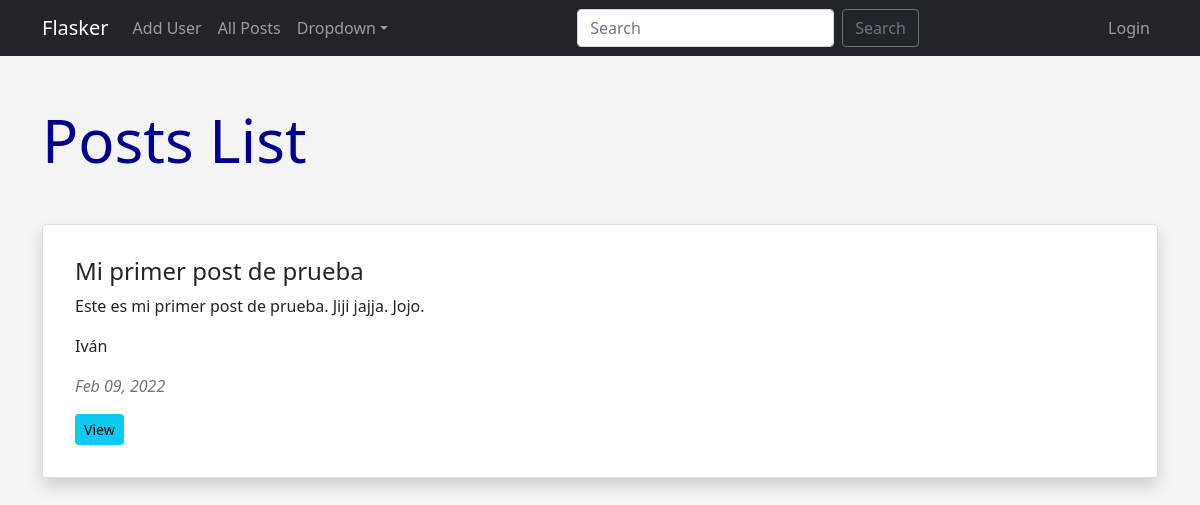
Before: /all-posts with the older database file.
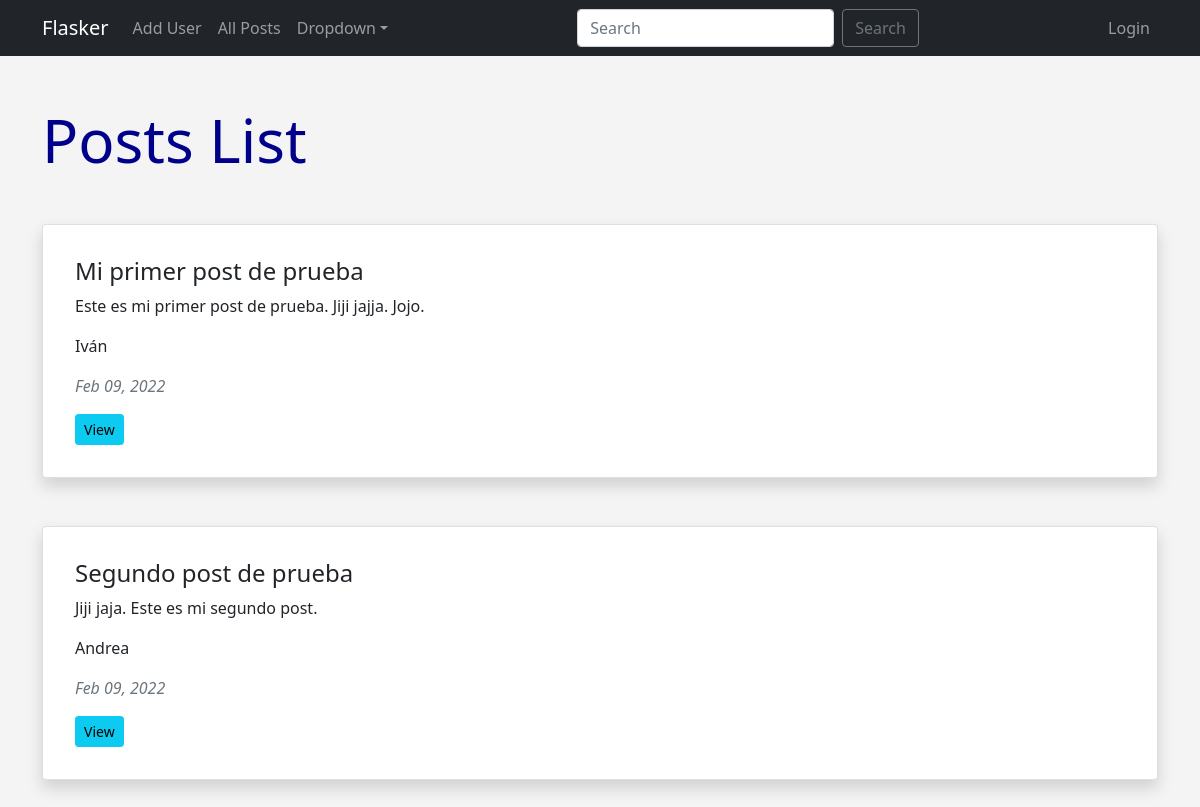
After: the same page with the newer database file.
### app.py (models this page shows, shortened)
class Posts(db.Model):
    id = db.Column(db.Integer, primary_key=True)
    title = db.Column(db.String(100), nullable=False)
    slug = db.Column(db.String(100), nullable=False, unique=True)
    author = db.Column(db.Integer, db.ForeignKey('users.id'))
    content = db.Column(db.Text, nullable=False)
    date_posted = db.Column(db.DateTime, default=datetime.utcnow)

class Users(db.Model, UserMixin):
    id = db.Column(db.Integer, primary_key=True)
    name = db.Column(db.String(50), nullable=False)
    email = db.Column(db.String(50), nullable=False, unique=True)
    favorite_color = db.Column(db.String(50))
    date_added = db.Column(db.DateTime, default=datetime.utcnow)
    password_hash = db.Column(db.String(128))
    posts = db.relationship('Posts', backref='post_author', lazy=True)
    @property
    def password(self):
        raise AttributeError('Password is not a readable attribute')

### app.py (the view)
@app.route('/all-posts')
def all_posts():
    posts = Posts.query.all()
    return render_template('all_posts.html', posts=posts)

### webforms.py
class SearchForm(FlaskForm):
    searched = StringField('Searched', validators=[DataRequired()])
    submit = SubmitField('Search')

### app.py (called while the page is built)
@app.context_processor
def base():
    form = SearchForm()
    return dict(form=form)

### templates/all_posts.html (shortened to what this page needs)
{% extends 'base.html' %}
{% block content %}
{% if posts %}
<h1 class="my-5">Posts List</h1>
{% for post in posts %}
<div class="card shadow p-3 my-5 bg-body rounded">
    <div class="card-body">
        <h4 class="card-title">{{ post.title }}</h4>
        <p class="card-text">{{ post.content }}</p>
        <p class="card-text">{{ post.post_author.name }}</p>
        <p class="card-text text-muted fst-italic">{{ post.date_posted.strftime('%b %d, %Y') }}</p>
        <a href="{{ url_for('show_post', id=post.id) }}" class="btn btn-info btn-sm">View</a>
    </div>
</div>
{% endfor %}
{% else %}
<h2 class="my-5">Sorry, We don't have any post yet</h2>
{% endif %}
{% endblock content %}

### templates/base.html (shortened to what this page needs)
<!doctype html>
<html lang="en">
<head>
    <link href="https://cdn.jsdelivr.net/npm/bootstrap@5.1.3/dist/css/bootstrap.min.css" rel="stylesheet"
>
    <link rel="stylesheet" href="{{ url_for('static', filename='css/style.css') }}">
</head>
<body>
    <nav class="navbar navbar-expand-md navbar-dark bg-dark">
        <div class="container">
            <a class="navbar-brand" href="{{ url_for('index') }}">Flasker</a>
            <div class="collapse navbar-collapse" id="collapsibleNavId">
                <ul class="navbar-nav me-auto mt-2 mt-lg-0">
                    {% if not current_user.is_authenticated %}
                    <li class="nav-item">
                        <a class="nav-link" href="{{ url_for('add_user') }}">Add User</a>
                    </li>
                    {% endif %}
                    <li class="nav-item">
                        <a class="nav-link" href="{{ url_for('all_posts') }}">All Posts</a>
                    </li>
                    <li class="nav-item dropdown">
                        <a class="nav-link dropdown-toggle" href="#" id="dropdownId" data-bs-toggle="dropdown"
                            aria-haspopup="true" aria-expanded="false">Dropdown</a>
                    </li>
                </ul>
                <form class="d-flex my-2 my-lg-0" method="post" action="{{ url_for('search') }}">
                    <input class="form-control me-sm-2" type="text" placeholder="Search" name="searched">
                    <button class="btn btn-outline-secondary my-2 my-sm-0" type="submit">Search</button>
                </form>
                <ul class="navbar-nav ms-auto mt-2 mt-lg-0">
                    {% if not current_user.is_authenticated %}
                    <li class="nav-item">
                        <a class="nav-link" href="{{ url_for('login') }}">Login</a>
                    </li>
                    {% else %}
                    <li class="nav-item">
                        <a class="nav-link" href="{{ url_for('logout') }}">Logout</a>
                    </li>
                    {% endif %}
                </ul>
            </div>
        </div>
    </nav>
    <div class="container">
        {% block content %}
        {% endblock content %}
    </div>
</body>
</html>

### static/css/style.css (style rules this page uses)
h1 { color: darkblue; font-size: 60px; }
body { background-color: #f4f4f4; }

Changed rows visible on the page:
added Posts: title "Segundo post de prueba", content "Jiji jaja. Este es mi segundo post.", post_author.name "Andrea", date_posted "Feb 09, 2022"
